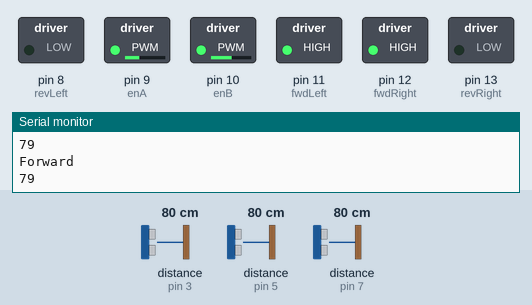
Bench run of a sketch on a simulated Arduino Uno, built with avr-gcc and run on an emulated ATmega328P. On the bench: switched loads named in the sketch (green lamp = pin HIGH), the last lines printed to the serial monitor. Wiring (inferred from the names in the program): ultrasonic range finder: trigger pin 2; echo pin 3. Dashed ring = blinking. The inputs (shaded band) are chosen by the test bench; at power-on: distance to the obstacle (sensors on pin 3, pin 5, pin 7) 80 cm. The echo pulse lasts 58.3 µs per cm; random numbers use the default seed unless the sketch sets one; pins used as bus, display or sensor lines are not drawn.

Above: at 2.0 s.
2.1 s: distance to the obstacle (sensor on pin 3) set to 35 cm
5.1 s: distance to the obstacle (sensor on pin 3) set to 30 cm
At 6.5 s:
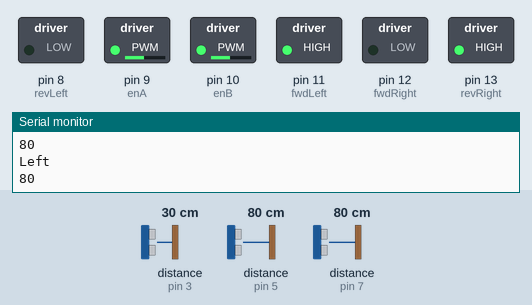
At 8.0 s:
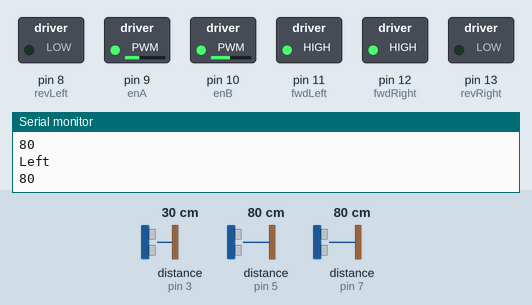
8.1 s: distance to the obstacle (sensor on pin 3) set to 60 cm
11.1 s: distance to the obstacle (sensor on pin 3) set to 2 cm
At 12.5 s:
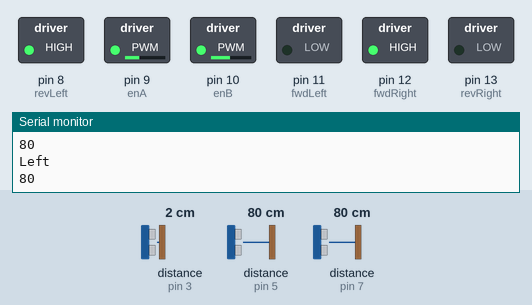
14.1 s: distance to the obstacle (sensor on pin 3) set to 250 cm
Timing chart, 0 to 18.1 s (numbered marks = the images above; inputs shaded):
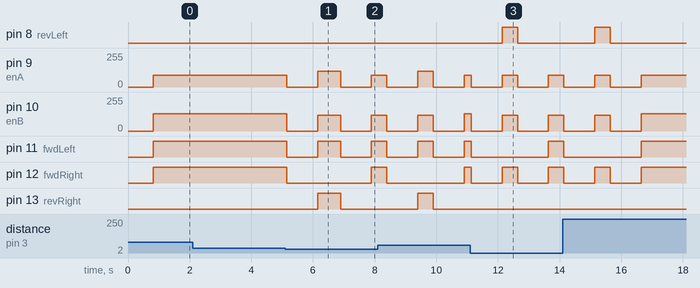

The sketch:

vaccum_cleaner_Robot.ino
```cpp
int trigPinForward = 2;      // trig pin of HC-SR04
int echoPinForward = 3;     // Echo pin of HC-SR04
int trigPinRight = 4;      // trig pin of HC-SR04
int echoPinRight= 5;     // Echo pin of HC-SR04
int trigPinLeft = 6;      // trig pin of HC-SR04
int echoPinLeft = 7;     // Echo pin of HC-SR04
int enA = 9;
int enB = 10;
int revLeft = 8;       //REVerse motion of Left motor
int fwdLeft = 11;       //ForWarD motion of Left motor
int fwdRight = 12;      //REVerse motion of Right motor
int revRight = 13;      //ForWarD motion of Right motor

long duration, forwardDistance, leftDistance, rightDistance;

long distance;

bool isInitialized = false;
bool goRight = true;

void setup() {

  delay(random(500,2000));   // delay for random time
  Serial.begin(9600);
  pinMode(enA, OUTPUT);
  pinMode(enB, OUTPUT);
  pinMode(revLeft, OUTPUT);      // set Motor pins as output
  pinMode(fwdLeft, OUTPUT);
  pinMode(fwdRight, OUTPUT);
  pinMode(revRight, OUTPUT);

  pinMode(trigPinForward, OUTPUT);         // set trig pin as output
  pinMode(echoPinForward, INPUT);          //set echo pin as input to capture reflected waves
  pinMode(trigPinRight, OUTPUT);         // set trig pin as output
  pinMode(echoPinRight, INPUT);          //set echo pin as input to capture reflected waves
  pinMode(trigPinLeft, OUTPUT);         // set trig pin as output
  pinMode(echoPinLeft, INPUT);          //set echo pin as input to capture reflected waves

  Serial.begin(9600);
}

void loop() {


lookForward();


  if (forwardDistance > 30)
  {
//For left motor
    digitalWrite(fwdLeft, HIGH);
    digitalWrite(revLeft, LOW);
    analogWrite(enB, 130);

    //for right motor
     digitalWrite(fwdRight, HIGH);                    // move forward
    digitalWrite(revRight, LOW);
    analogWrite(enA, 90);
  }


  else
  {
    lookRight();
    lookLeft();

    if(!isInitialized){
      initialize();
    }
    if(rightDistance < 30) {
//     lookForward();
//      turnRight();
  goRight = false;

   }

   else if(leftDistance < 30) {
    goRight = true;
   }
   else {
    goRight = !goRight;
   }

   if (goRight) {
    cleanRight();
   }
   else {
    cleanLeft();
   }


   // direction = random(0,10);

//   if(rightDistance > leftDistance) {
//     lookForward();
//      turnRight();
//   }
//    else {
//      lookForward();
//      turnLeft();
//    }

  }
}

void lookLeft() {

  digitalWrite(trigPinLeft, LOW);
  delayMicroseconds(2);
  digitalWrite(trigPinLeft, HIGH);     // send waves for 10 us
  delayMicroseconds(10);
  digitalWrite(trigPinLeft, LOW);
  duration = pulseIn(echoPinLeft, HIGH); // receive reflected waves
  leftDistance = duration / 58.2;   // convert to distance
  Serial.println("Left");
  Serial.println(leftDistance);
}

void lookRight() {

  digitalWrite(trigPinRight, LOW);
  delayMicroseconds(2);
  digitalWrite(trigPinRight, HIGH);     // send waves for 10 us
  delayMicroseconds(10);
  digitalWrite(trigPinRight, LOW);
  duration = pulseIn(echoPinRight, HIGH); // receive reflected waves
  rightDistance = duration / 58.2;   // convert to distance
  Serial.println("Right");
  Serial.println(rightDistance);
}

void lookForward() {
  digitalWrite(trigPinForward, LOW);
  delayMicroseconds(2);
  digitalWrite(trigPinForward, HIGH);     // send waves for 10 us
  delayMicroseconds(10);
  digitalWrite(trigPinForward, LOW);
  duration = pulseIn(echoPinForward, HIGH); // receive reflected waves
  forwardDistance = duration / 58.2;   // convert to distance
  Serial.println("Forward");
  Serial.println(forwardDistance);
}


void cleanLeft() {
  digitalWrite(revRight, LOW);  //Stop
    digitalWrite(fwdRight, LOW);
    analogWrite(enA, 0);
    digitalWrite(fwdLeft, LOW);
    digitalWrite(revLeft, LOW);
    analogWrite(enB, 0);
    delay(1000);

    digitalWrite(fwdRight, HIGH);      //Turn left
    digitalWrite(revRight, LOW);
    analogWrite(enA, 90);
    digitalWrite(fwdLeft, LOW);
    digitalWrite(revLeft, HIGH);
    analogWrite(enB, 120);
    delay(500);

    digitalWrite(revRight, LOW);  //Stop
    digitalWrite(fwdRight, LOW);
    analogWrite(enA, 0);
    digitalWrite(fwdLeft, LOW);
    digitalWrite(revLeft, LOW);
    analogWrite(enB, 0);
    delay(1000);

    //For left motor
    digitalWrite(fwdLeft, HIGH);              // move forward
    digitalWrite(revLeft, LOW);
    analogWrite(enB, 120);
    //for right motor
     digitalWrite(fwdRight, HIGH);
    digitalWrite(revRight, LOW);
    analogWrite(enA, 90);

    delay(500);

    digitalWrite(revRight, LOW);  //Stop
    digitalWrite(fwdRight, LOW);
    analogWrite(enA, 0);
    digitalWrite(fwdLeft, LOW);
    digitalWrite(revLeft, LOW);
    analogWrite(enB, 0);
    delay(1000);

    digitalWrite(fwdRight, HIGH);      //Turn left
    digitalWrite(revRight, LOW);
    analogWrite(enA, 90);
    digitalWrite(fwdLeft, LOW);
    digitalWrite(revLeft, HIGH);
    analogWrite(enB, 120);
    delay(500);

    digitalWrite(revRight, LOW);  //Stop
    digitalWrite(fwdRight, LOW);
    analogWrite(enA, 0);
    digitalWrite(fwdLeft, LOW);
    digitalWrite(revLeft, LOW);
    analogWrite(enB, 0);
    delay(1000);
}

void cleanRight() {
  digitalWrite(revRight, LOW);  //Stop
    digitalWrite(fwdRight, LOW);
    analogWrite(enA, 0);
    digitalWrite(fwdLeft, LOW);
    digitalWrite(revLeft, LOW);
    analogWrite(enB, 0);
    delay(1000);

    digitalWrite(fwdRight, LOW);      //Turn right
    digitalWrite(revRight, HIGH);
    analogWrite(enA, 120);
    digitalWrite(fwdLeft, HIGH);
    digitalWrite(revLeft, LOW);
    analogWrite(enB, 120);
    delay(750);

    digitalWrite(revRight, LOW);  //Stop
    digitalWrite(fwdRight, LOW);
    analogWrite(enA, 0);
    digitalWrite(fwdLeft, LOW);
    digitalWrite(revLeft, LOW);
    analogWrite(enB, 0);
    delay(1000);

    //For left motor
    digitalWrite(fwdLeft, HIGH);              // move forward
    digitalWrite(revLeft, LOW);
    analogWrite(enB, 120);
    //for right motor
     digitalWrite(fwdRight, HIGH);
    digitalWrite(revRight, LOW);
    analogWrite(enA, 90);

    delay(500);

    digitalWrite(revRight, LOW);  //Stop
    digitalWrite(fwdRight, LOW);
    analogWrite(enA, 0);
    digitalWrite(fwdLeft, LOW);
    digitalWrite(revLeft, LOW);
    analogWrite(enB, 0);
    delay(1000);

    digitalWrite(fwdRight, LOW);      //Turn right
    digitalWrite(revRight, HIGH);
    analogWrite(enA, 120);
    digitalWrite(fwdLeft, HIGH);
    digitalWrite(revLeft, LOW);
    analogWrite(enB, 120);
    delay(500);

    digitalWrite(revRight, LOW);  //Stop
    digitalWrite(fwdRight, LOW);
    analogWrite(enA, 0);
    digitalWrite(fwdLeft, LOW);
    digitalWrite(revLeft, LOW);
    analogWrite(enB, 0);
    delay(1000);
}

void initialize() {
  isInitialized = true;
  if (rightDistance > leftDistance) {
    goRight = true;
}
else {
  goRight = false;
}
}
```

Measured:
- the behaviour switches between 32 and 31 cm on distance to the obstacle (sensor on pin 3) (found by bisection; images 0 and 1)
- after the input at 5.1 s, pin 9 (enA): 90/255 → 0/255 after 0.05 s, → 120/255 1.0 s later, → 0/255 0.75 s later, → 90/255 1.0 s later; pin 10 (enB): alternates 120/255 for 0.75 s and 0/255 for 1.0 s, starting after 0.05 s
- after the input at 11.1 s, pin 8 (revLeft): LOW → HIGH after 1.0 s, → LOW 0.50 s later; pin 9 (enA): alternates 90/255 for 0.50 s and 0/255 for 1.0 s, starting at once
